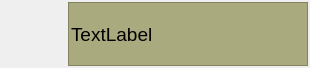
<?xml version="1.0" encoding="UTF-8"?>
<ui version="4.0">
 <class>GameEntry</class>
 <widget class="QWidget" name="GameEntry">
  <property name="geometry">
   <rect>
    <x>0</x>
    <y>0</y>
    <width>310</width>
    <height>68</height>
   </rect>
  </property>
  <property name="minimumSize">
   <size>
    <width>310</width>
    <height>68</height>
   </size>
  </property>
  <property name="maximumSize">
   <size>
    <width>16777215</width>
    <height>68</height>
   </size>
  </property>
  <property name="windowTitle">
   <string>Form</string>
  </property>
  <property name="autoFillBackground">
   <bool>false</bool>
  </property>
  <property name="styleSheet">
   <string notr="true"/>
  </property>
  <layout class="QHBoxLayout" name="horizontalLayout_2">
   <property name="spacing">
    <number>2</number>
   </property>
   <property name="margin">
    <number>2</number>
   </property>
   <item>
    <widget class="QPushButton" name="pushButton">
     <property name="minimumSize">
      <size>
       <width>64</width>
       <height>64</height>
      </size>
     </property>
     <property name="maximumSize">
      <size>
       <width>64</width>
       <height>64</height>
      </size>
     </property>
     <property name="cursor">
      <cursorShape>PointingHandCursor</cursorShape>
     </property>
     <property name="toolTip">
      <string>Launch</string>
     </property>
     <property name="text">
      <string/>
     </property>
     <property name="iconSize">
      <size>
       <width>64</width>
       <height>64</height>
      </size>
     </property>
     <property name="flat">
      <bool>true</bool>
     </property>
    </widget>
   </item>
   <item>
    <widget class="QFrame" name="frame">
     <property name="minimumSize">
      <size>
       <width>225</width>
       <height>0</height>
      </size>
     </property>
     <property name="autoFillBackground">
      <bool>false</bool>
     </property>
     <property name="styleSheet">
      <string notr="true">background-color:rgb(170, 170, 127);</string>
     </property>
     <property name="frameShape">
      <enum>QFrame::StyledPanel</enum>
     </property>
     <property name="frameShadow">
      <enum>QFrame::Raised</enum>
     </property>
     <layout class="QVBoxLayout" name="verticalLayout">
      <property name="margin">
       <number>2</number>
      </property>
      <item>
       <widget class="QLabel" name="labelTitle">
        <property name="font">
         <font>
          <pointsize>14</pointsize>
         </font>
        </property>
        <property name="text">
         <string>TextLabel</string>
        </property>
        <property name="wordWrap">
         <bool>true</bool>
        </property>
       </widget>
      </item>
     </layout>
    </widget>
   </item>
  </layout>
 </widget>
 <resources/>
 <connections/>
</ui>
